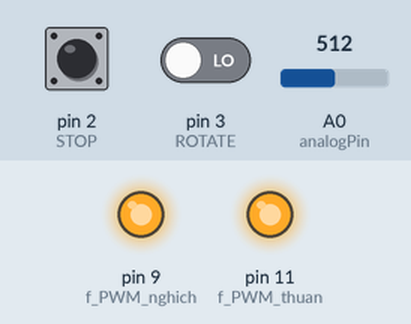
This sketch was run on a simulated Arduino Uno, built with avr-gcc and run on an emulated ATmega328P. Parts: output pins drawn as LEDs (lit = HIGH). The inputs (shaded band) are chosen by the test bench; at power-on: pin 2 (STOP) LOW, pin 3 (ROTATE) LOW, A0 (analogPin) = 512.

Above: at 1.2 s.
1.3 s: pin 2 (STOP) pulled HIGH for 0.15 s
3.3 s: pin 2 (STOP) pulled HIGH for 3.2 s
At 4.6 s:
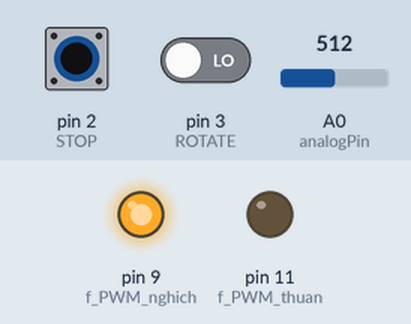
8.4 s: pin 2 (STOP) driven HIGH and pin 3 (ROTATE) driven HIGH
At 9.7 s:
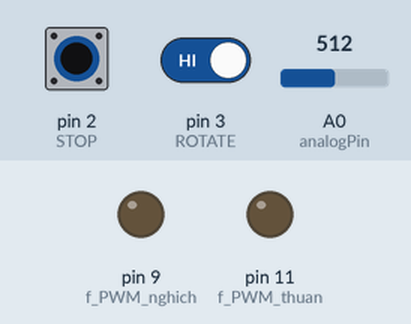
10.4 s: A0 (analogPin) set to 716
At 11.6 s:
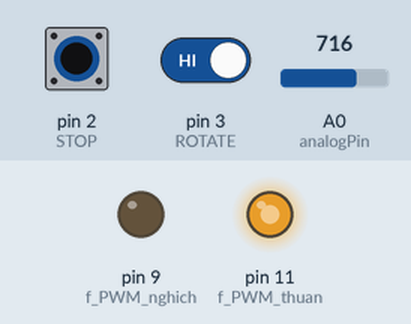
11.9 s: pin 2 (STOP) driven LOW
At 12.2 s:
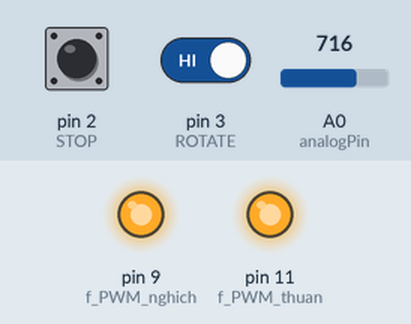
Timing chart, 0 to 14.4 s (numbered marks = the images above; inputs shaded):
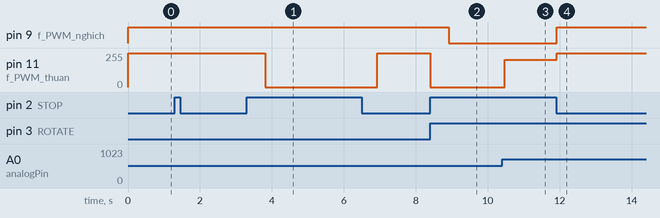

The sketch:

Mosfet_DC12V_Opto_PWM.ino
```cpp
#define f_PWM_thuan 11 //chan so 11 lam chan ra cho xung bam
#define f_PWM_nghich 9 //chan so 9lam chan ra cho xung bam
#define STOP 2
#define ROTATE 3

//khai bao bien
int i;
int analogPin = A0; //Doc du lieu cho ADC
int Val = 0;
int Rot =0;
int Stop = 0;
//khai bao thu vien chan LCD
void setup()
{
  Serial.begin(9600);
  pinMode(f_PWM_thuan,OUTPUT);
  pinMode(f_PWM_nghich,OUTPUT);
  pinMode(STOP, INPUT);
  pinMode(ROTATE, INPUT);
}

void PWM(int pin, int f)
{
  for(i=0; i<f; i++)
  {
    analogWrite(pin, f);
    delay(1);
  }
}

void PWM_nghich()
{
  //Quay nghich
  PWM(f_PWM_nghich,Val);
  digitalWrite(f_PWM_thuan,0);
}

void PWM_thuan()
{
  //Quay thuan
  PWM(f_PWM_thuan,Val);
  digitalWrite(f_PWM_nghich,0);
}

void STOP_Rotate()
{
  digitalWrite(f_PWM_nghich,1);
  digitalWrite(f_PWM_thuan,1);
}
void loop()
{

  Val = analogRead(analogPin);  // read the input pin
  Rot = digitalRead(ROTATE);
  Stop = digitalRead(STOP);
  if(Stop == HIGH) //START
  {
    if(Rot==HIGH) //Quay thuan
    {
      PWM_thuan();
    }
    else
    {
      PWM_nghich();
    }
  }
  else
  {
    //STOP
    STOP_Rotate();
  }
  //Serial.println(val);
  //delay(100);
}
```

Measured:
- after the input at 3.3 s, pin 11 (f_PWM_thuan): 255/255 → 0/255 after 0.52 s, → 255/255 3.1 s later
- after the input at 8.4 s, pin 9 (f_PWM_nghich): HIGH → LOW after 0.52 s; pin 11 (f_PWM_thuan): 255/255 → 0/255 at once
- after the input at 10.4 s, pin 11 (f_PWM_thuan): 0/255 → 204/255 after 0.07 s
- after the input at 11.9 s, pin 9 (f_PWM_nghich): LOW → HIGH at once; pin 11 (f_PWM_thuan): 204/255 → 255/255 at once
